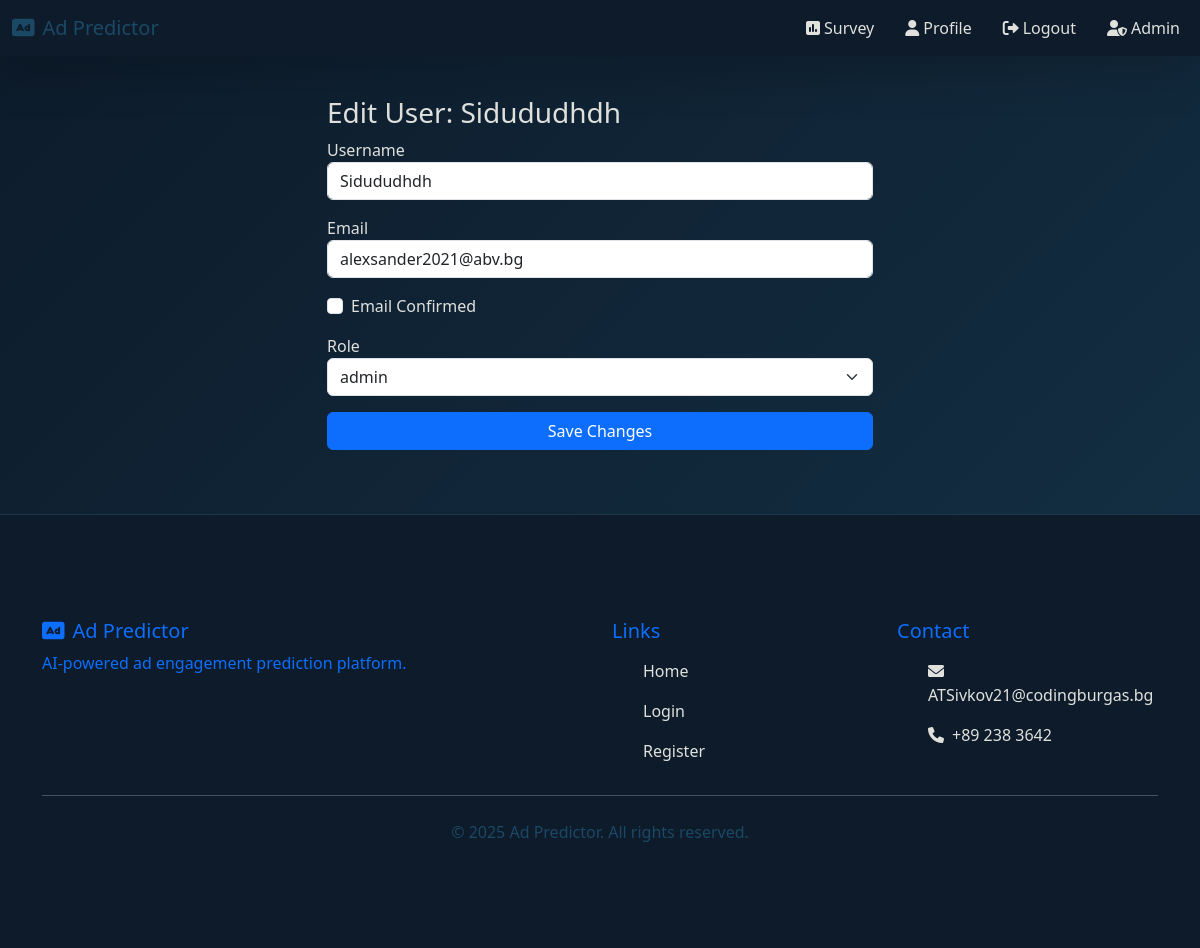
The app's page /admin/edit_user/4 (signed in), older data.
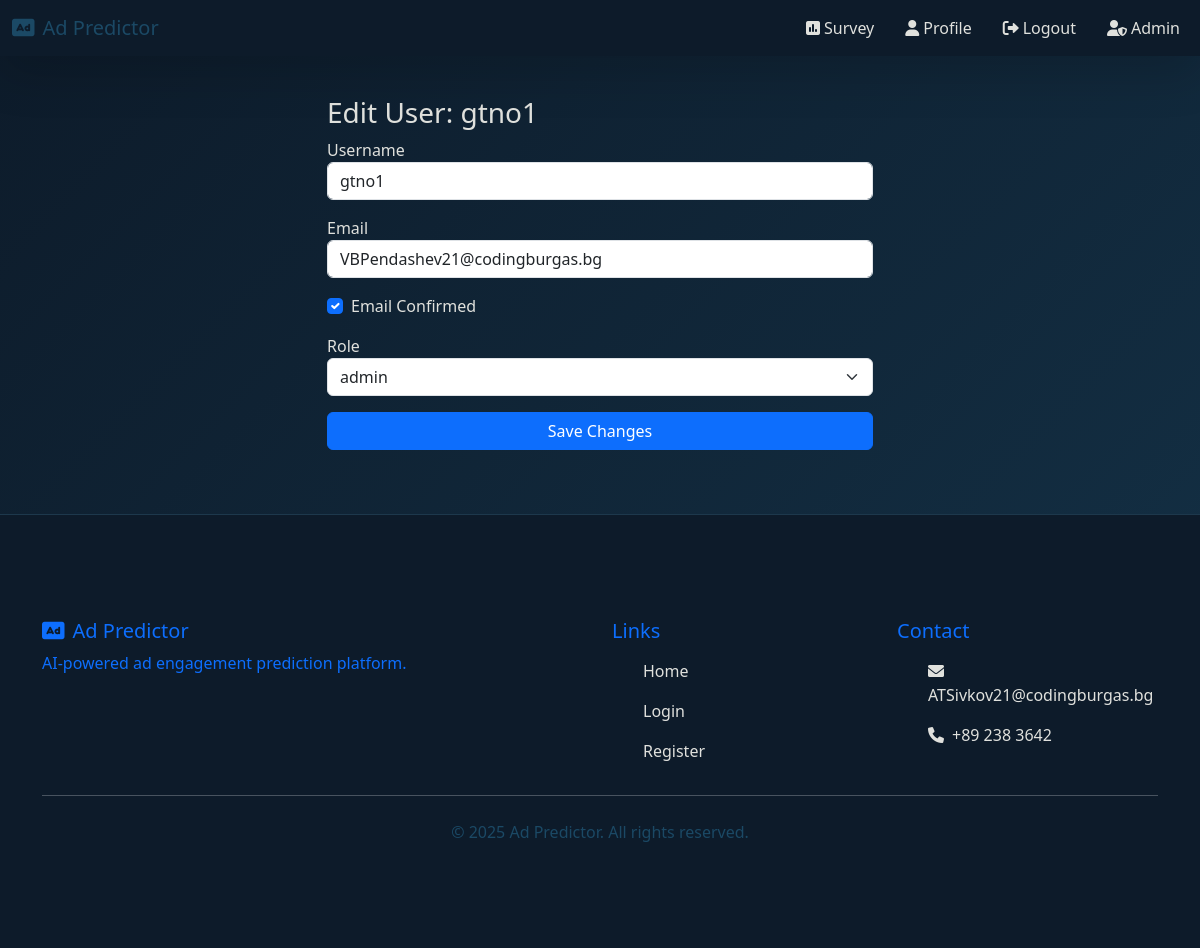
The same page, newer data.
### app/models.py (models this page shows, shortened)
class User(UserMixin, db.Model):
    id = db.Column(db.Integer, primary_key=True)  # Уникален ID на потребителя
    username = db.Column(db.String(64), unique=True, nullable=False)  # Потребителско име, задължително и уникално
    email = db.Column(db.String(120), unique=True, nullable=False)  # Имейл, задължителен и уникален
    password_hash = db.Column(db.String(128))  # Хеширана парола
    email_confirmed = db.Column(db.Boolean, default=False)  # Дали имейлът е потвърден (по подразбиране False)
    share_results = db.Column(db.Boolean, default=False)  # Дали потребителят дава съгласие за споделяне на резултати
    role_id = db.Column(db.Integer, db.ForeignKey('role.id'))  # Външен ключ към ролята на потребителя
    survey_responses = db.relationship('SurveyResponse', backref='user', lazy=True)  # Всички отговори на анкети, свързани с този потребител
    ad_clicks = db.relationship('AdClick', backref='user', lazy=True)  # Всички кликвания на реклами от този потребител

### app/admin/routes.py (the view, shortened to what this page needs)
@admin_bp.route('/edit_user/<int:user_id>', methods=['GET', 'POST'])
@login_required
@admin_required
def edit_user(user_id):
    user = User.query.get_or_404(user_id)
    form = EditUserForm(obj=user)
    form.role.choices = [(role.id, role.name) for role in Role.query.all()]
    if request.method == 'GET':
        form.role.data = user.role_id
    return render_template('admin/edit_user.html', form=form, user=user)

### app/forms.py
class EditUserForm(FlaskForm):
    username = StringField('Username', validators=[DataRequired()])  # Поле за потребителско име, задължително
    email = StringField('Email', validators=[Email()])  # Поле за имейл с валидатор
    email_confirmed = BooleanField('Email Confirmed')  # Чекбокс за потвърждение на имейл
    role = SelectField('Role', coerce=int)  # Dropdown for user role selection
    submit = SubmitField('Save Changes')  # Бутон за записване на промените

### app/admin/routes.py (called while the page is built)
def admin_required(f):
    @wraps(f)
    def decorated(*args, **kwargs):
        if not current_user.is_authenticated or current_user.role.name != 'admin':
            flash('Admin access required.', 'danger')
            return redirect(url_for('main.index'))
        return f(*args, **kwargs)
    return decorated

### app/models.py (called while the page is built)
@login_manager.user_loader
def load_user(user_id):
    return User.query.get(int(user_id))  # Връща потребител с дадения ID от базата

### app/admin/templates/admin/edit_user.html (shortened to what this page needs)
{% extends 'layout.html' %}
{% block content %}
<div class="row justify-content-center fade-in-up">
  <div class="col-md-6">
    <h3>Edit User: {{ user.username }}</h3>
    <form method="POST">
      <div class="mb-3">{{ form.username.label }}{{ form.username(class="form-control") }}</div>
      <div class="mb-3">{{ form.email.label }}{{ form.email(class="form-control") }}</div>
      <div class="mb-3 form-check">
        {{ form.email_confirmed(class="form-check-input") }}
        {{ form.email_confirmed.label(class="form-check-label") }}
      </div>
      <div class="mb-3">{{ form.role.label }}{{ form.role(class="form-select") }}</div>
      <div class="mb-3">{{ form.submit(class="btn btn-primary w-100") }}</div>
    </form>
  </div>
</div>
{% endblock %}

Row changes from the older to the newer data that the page shows:
changed User "admin": username "Sidududhdh" → "gtno1"; email "alexsander2021@abv.bg" → "VBPendashev21@codingburgas.bg"; email_confirmed "☐" → "☑"
